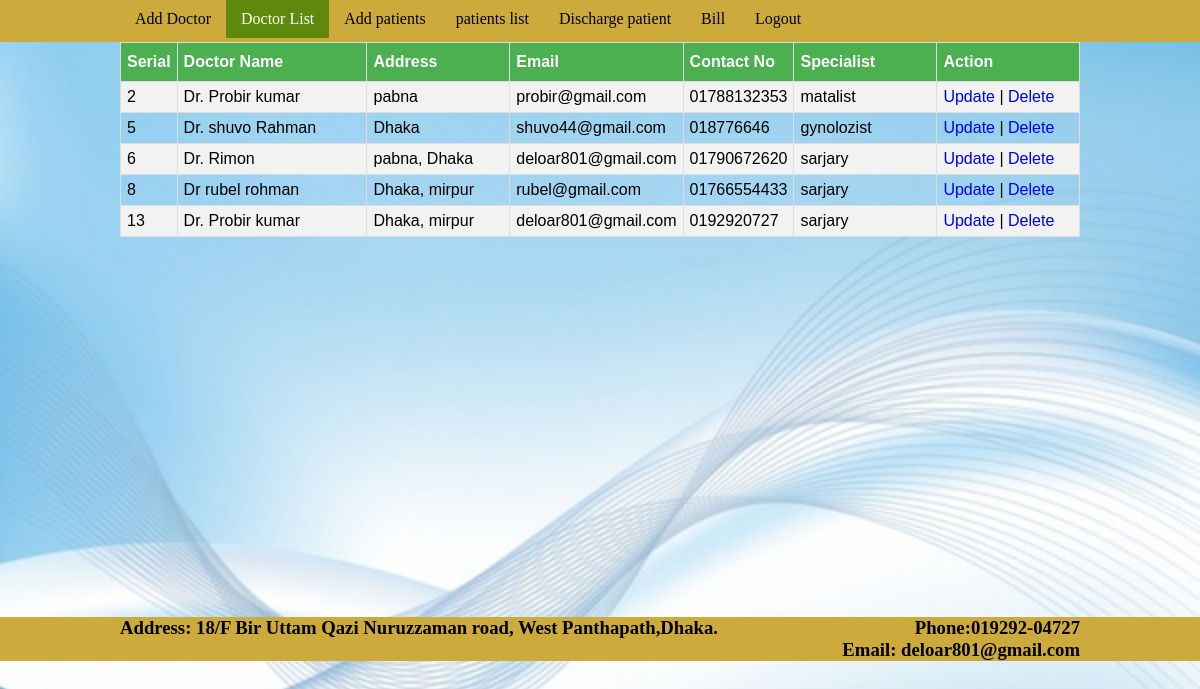
Page /doctorList.php (signed in) on the committed database.
### tables this page shows
CREATE TABLE `add_doctor` (
  `doctor_id` int(11) NOT NULL,
  `doctor_name` varchar(20) NOT NULL,
  `doctor_address` varchar(20) NOT NULL,
  `doctor_email` varchar(20) NOT NULL,
  `contact_no` varchar(20) NOT NULL,
  `specialist` varchar(50) NOT NULL,
  `day` varchar(255) NOT NULL,
  `startingTime` varchar(255) NOT NULL,
  `endTime` varchar(255) NOT NULL
);

### doctorList.php (the view, shortened to what this page needs)
<?php include 'configs/dbConnection.php';?>
<?php
$sql = "select * from add_doctor";
$result = mysqli_query($con,$sql);
?>
<!DOCTYPE html>
<html lang="en">
<head>
	<link rel="stylesheet" type="text/css" href="css/doctor_css.css">
	<link rel="stylesheet" type="text/css" href="css/admin_css.css">
	<link rel="stylesheet" type="text/css" href="style.css">
</head>
<body style="background: url(img/4.jpg);background-repeat: no-repeat;background-size: cover;">
	<div class="full_width">
		<div class="ful_width_nab">
			<ul>
				<li><a href="addDoctor.php">Add Doctor</a></li>
				<li><a href="doctorList.php" class="active">Doctor List</a></li>
				<li><a href="addPatient.php">Add patients</a></li>
				<li><a href="patientsList.php">patients list</a></li>
				<li><a href="discharge_patient.php">Discharge patient</a></li>
				<li><a href="patients_bill.php">Bill</a></li>
				<li><a href="logout.php">Logout</a></li>
			</ul>
		</div>
	</div>
	<div class="container">
		<div class="table_show_data">
			<table id="customers">
				  <tr>
				    <th style="width: 5%;">Serial</th>
				    <th style="width: 20%;">Doctor Name</th>
				    <th style="width: 15%;">Address</th>
				    <th style="width: 15%;">Email</th>
				    <th style="width: 10%;">Contact No</th>
				    <th style="width: 15%;">Specialist</th>
				    <th style="width: 15%;">Action</th>
				  </tr>
                <?php while($row = mysqli_fetch_assoc($result)){?>
				  <tr>
				    <td><?=$row['doctor_id'];?></td>
				    <td><?=$row['doctor_name'];?></td>
				    <td><?=$row['doctor_address'];?></td>
				    <td><?=$row['doctor_email'];?></td>
				    <td><?=$row['contact_no'];?></td>
				    <td><?=$row['specialist'];?></td>
				    <td>
				    	<a href="updateDoctor.php?id=<?=$row['doctor_id'];?>">Update</a> |
				    	<a href="deleteDoctor.php?id=<?=$row['doctor_id'];?>" onclick="return confirm('Are you sure you want to delete this item?');" role="button">Delete</a>
				    </td>
				  </tr>
				   <?php }?>
				</table>
		</div>
	</div>
	<div class="full_container footerLenght">
		<div class="main_warper">
				<div class="footerdown">
					<div class="footer_left">
						<h3>Address: 18/F Bir Uttam Qazi Nuruzzaman road,
					West Panthapath,Dhaka.
					</div>
					<div class="footer_right">
						<h3>Phone:019292-04727 </h3>
					    <h3>Email: deloar801@gmail.com</h3>
					</div>
				</div>
			</div>
		</div>
</body>
</html>

### css/doctor_css.css (style rules this page uses)
* { margin:0; padding: 0; }
.full_width { width: 100%; background-color: #CCAA3C; }
.container { width: 960px; margin: 0 auto; }
.ful_width_nab { width: 960px; margin:0 auto; margin-top: 0; }
.ful_width_nab ul { list-style: none; padding: 0; margin: 0; overflow: hidden; display: inline-block; }
.ful_width_nab ul li { float: left; }
.ful_width_nab ul li a { text-decoration: none; color: black; padding: 10px 15px; display: block; }
.table_show_data { width: 100%; }
#customers { font-family: "Trebuchet MS", Arial, Helvetica, sans-serif; border-collapse: collapse; width: 100%; }
#customers a { text-decoration: none; }
#customers td, #customers th { border: 1px solid #ddd; padding: 6px; }
#customers tr:nth-child(even) { background-color: #f2f2f2; }
#customers th { padding-top: 10px; padding-bottom: 10px; text-align: left; background-color: #4CAF50; color: white; }

### css/admin_css.css (style rules this page uses)
* { margin:0; padding: 0; }
.full_width { width: 100%; background-color: #CCAA3C; }
.container { width: 960px; margin: 0 auto; }
.ful_width_nab { width: 960px; margin:0 auto; margin-top: 0; }
.ful_width_nab ul { list-style: none; padding: 0; margin: 0; overflow: hidden; display: inline-block; }
.ful_width_nab ul li { float: left; }
.ful_width_nab ul li a { text-decoration: none; color: black; padding: 10px 15px; display: block; }
.ful_width_nab ul li a.active { background: #5E890C; color: white; }
.footerLenght { margin-top: 500px; }

### style.css (style rules this page uses)
* { padding: 0; margin: 0 auto; }
.full_container { width: 100%; height: auto; background-color: #CCAA3C; overflow: hidden; margin-top: 0px; }
.main_warper { width: 960px; margin: 0 auto; }
.footerdown { margin-top: 0; }
.footerdown .footer_left h3 { color: black; float: left; width: 630px; margin-right: 20px; overflow: hidden; }
.footerdown .footer_right h3 { float: right; color: black; }
.footerLenght { margin-top: 700px; }

### doctorList.php (style rules this page uses)
.footerLenght { margin-top: 380px; }

### rows in the picture
add_doctor: doctor_id "2", doctor_name "Dr. Probir kumar", doctor_address "pabna", doctor_email "probir@gmail.com", contact_no "01788132353", specialist "matalist"
add_doctor: doctor_id "5", doctor_name "Dr. shuvo Rahman", doctor_address "Dhaka", doctor_email "shuvo44@gmail.com", contact_no "018776646", specialist "gynolozist"
add_doctor: doctor_id "6", doctor_name "Dr. Rimon", doctor_address "pabna, Dhaka", doctor_email "deloar801@gmail.com", contact_no "01790672620", specialist "sarjary"
add_doctor: doctor_id "8", doctor_name "Dr rubel rohman", doctor_address "Dhaka, mirpur", doctor_email "rubel@gmail.com", contact_no "01766554433", specialist "sarjary"
add_doctor: doctor_id "13", doctor_name "Dr. Probir kumar", doctor_address "Dhaka, mirpur", doctor_email "deloar801@gmail.com", contact_no "0192920727", specialist "sarjary"
